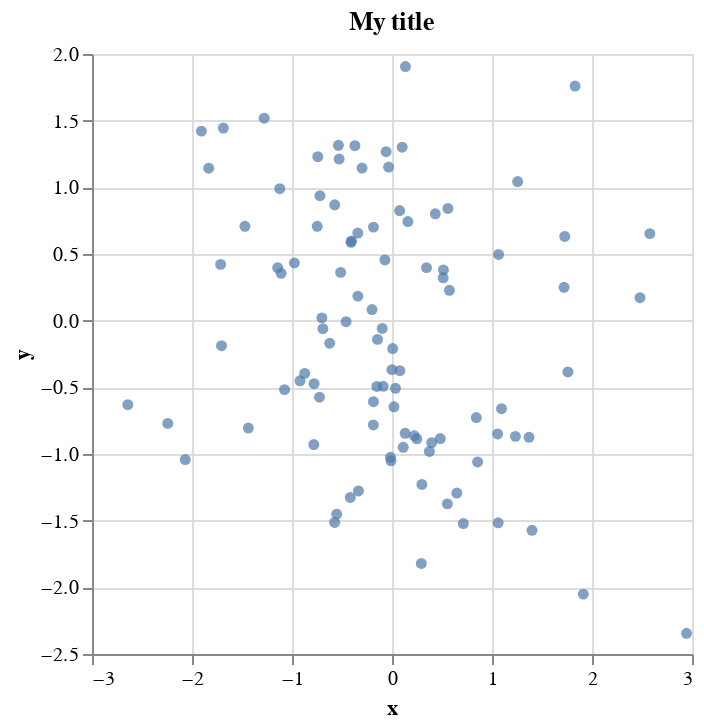

Notebook cell for this chart:
### Markdown cell above
Altair charts:

### Code cell
num_points = 100
df_plot = pd.DataFrame(
    {"x": np.random.randn(num_points), "y": np.random.randn(num_points)}
)

my_altair_chart = (
    alt.Chart(df_plot)
    .mark_circle()
    .encode(x="x", y="y", tooltip=["x", "y"])
    .interactive()
    .properties(title="My title")
)
my_altair_chart.show()

project.put("my_altair_chart", my_altair_chart)

### Figure 1 — Vega-Lite specification as saved in the notebook (floating-point values rounded to 4 significant figures)
{"config": {"view": {"continuousWidth": 300, "continuousHeight": 300}}, "data": {"name": "data-149d8acf3779d97ba38175809d536e24"}, "mark": {"type": "circle"}, "encoding": {"tooltip": [{"field": "x", "type": "quantitative"}, {"field": "y", "type": "quantitative"}], "x": {"field": "x", "type": "quantitative"}, "y": {"field": "y", "type": "quantitative"}}, "params": [{"name": "param_1", "select": {"type": "interval", "encodings": ["x", "y"]}, "bind": "scales"}], "title": "My title", "$schema": "https://vega.github.io/schema/vega-lite/v5.20.1.json", "datasets": {"data-149d8acf3779d97ba38175809d536e24": [{"x": -0.1999, "y": 0.08371}, {"x": 1.4, "y": -1.572}, {"x": -1.714, "y": 0.4221}, {"x": 1.066, "y": 0.4967}, {"x": -0.09821, "y": -0.05784}, {"x": -0.7249, "y": -0.574}, {"x": -0.7479, "y": 0.708}, {"x": -0.0005923, "y": -0.3673}, {"x": -0.3354, "y": -1.277}, {"x": 0.4826, "y": -0.884}, {"x": -1.906, "y": 1.422}, {"x": 2.579, "y": 0.6528}, {"x": -0.976, "y": 0.4325}, {"x": -0.03386, "y": 1.152}, {"x": 0.0789, "y": -0.3746}, {"x": 0.6483, "y": -1.293}, {"x": -2.068, "y": -1.042}, {"x": -0.3412, "y": 0.1842}, {"x": 0.1585, "y": 0.7436}, {"x": 1.728, "y": 0.6319}, {"x": 0.4328, "y": 0.8014}, {"x": 1.056, "y": -0.8499}, {"x": -0.4592, "y": -0.008012}, {"x": 0.2991, "y": -1.229}, {"x": -0.4051, "y": 0.5969}, {"x": 0.1125, "y": -0.95}, {"x": 1.913, "y": -2.051}, {"x": -1.278, "y": 1.519}, {"x": -1.074, "y": -0.5171}, {"x": -0.2992, "y": 1.145}, {"x": 1.062, "y": -1.516}, {"x": -0.5729, "y": 0.8689}, {"x": -1.471, "y": 0.7079}, {"x": 0.574, "y": 0.2281}, {"x": -2.642, "y": -0.6296}, {"x": 2.48, "y": 0.172}, {"x": -0.9203, "y": -0.4512}, {"x": 1.37, "y": -0.8749}, {"x": 0.5593, "y": 0.8419}, {"x": -0.145, "y": -0.1403}, {"x": -1.687, "y": 1.444}, {"x": 0.5141, "y": 0.3807}, {"x": -0.4168, "y": -1.326}, {"x": -0.05908, "y": 1.267}, {"x": -0.3711, "y": 1.312}, {"x": -0.3422, "y": 0.6572}, {"x": 0.006926, "y": -0.2088}, {"x": -0.1513, "y": -0.4931}, {"x": -0.7819, "y": -0.9293}, {"x": -0.6911, "y": -0.06056}, {"x": 0.7131, "y": -1.522}, {"x": -0.5134, "y": 0.3621}, {"x": 0.2233, "y": -0.8631}, {"x": -1.122, "y": 0.9897}, {"x": -0.7424, "y": 1.23}, {"x": 0.3455, "y": 0.3978}, {"x": -0.7204, "y": 0.9376}, {"x": 0.1021, "y": 1.301}, {"x": -0.1856, "y": -0.6074}, {"x": 0.1313, "y": -0.8445}, {"x": 0.03513, "y": -0.5069}, {"x": 0.2932, "y": -1.821}, {"x": 0.5117, "y": 0.3215}, {"x": 0.3968, "y": -0.9147}, {"x": 0.8433, "y": -0.7263}, {"x": -0.7012, "y": 0.02101}, {"x": -0.5285, "y": 1.212}, {"x": 2.945, "y": -2.345}, {"x": 1.831, "y": 1.76}, {"x": -2.242, "y": -0.7703}, {"x": -0.6234, "y": -0.1694}, {"x": 0.1345, "y": 1.906}, {"x": -0.1852, "y": 0.7016}, {"x": -0.07101, "y": 0.4556}, {"x": -0.8728, "y": -0.3959}, {"x": 1.257, "y": 1.043}, {"x": -1.143, "y": 0.3975}, {"x": 0.8558, "y": -1.06}, {"x": -1.437, "y": -0.8052}, {"x": -0.5529, "y": -1.451}, {"x": -1.109, "y": 0.3553}, {"x": -0.5355, "y": 1.315}, {"x": -1.833, "y": 1.143}, {"x": 1.759, "y": -0.3845}, {"x": -1.705, "y": -0.188}, {"x": 0.2487, "y": -0.8862}, {"x": -0.0885, "y": -0.4925}, {"x": 1.095, "y": -0.6601}, {"x": -0.0148, "y": -1.025}, {"x": -0.5735, "y": -1.514}, {"x": -0.4105, "y": 0.588}, {"x": 1.72, "y": 0.2501}, {"x": 0.01916, "y": -0.6461}, {"x": -0.7792, "y": -0.4724}, {"x": -0.1863, "y": -0.7823}, {"x": 0.07623, "y": 0.8256}, {"x": 0.5537, "y": -1.374}, {"x": 1.234, "y": -0.8677}, {"x": -0.009812, "y": -1.051}, {"x": 0.374, "y": -0.9811}]}}
